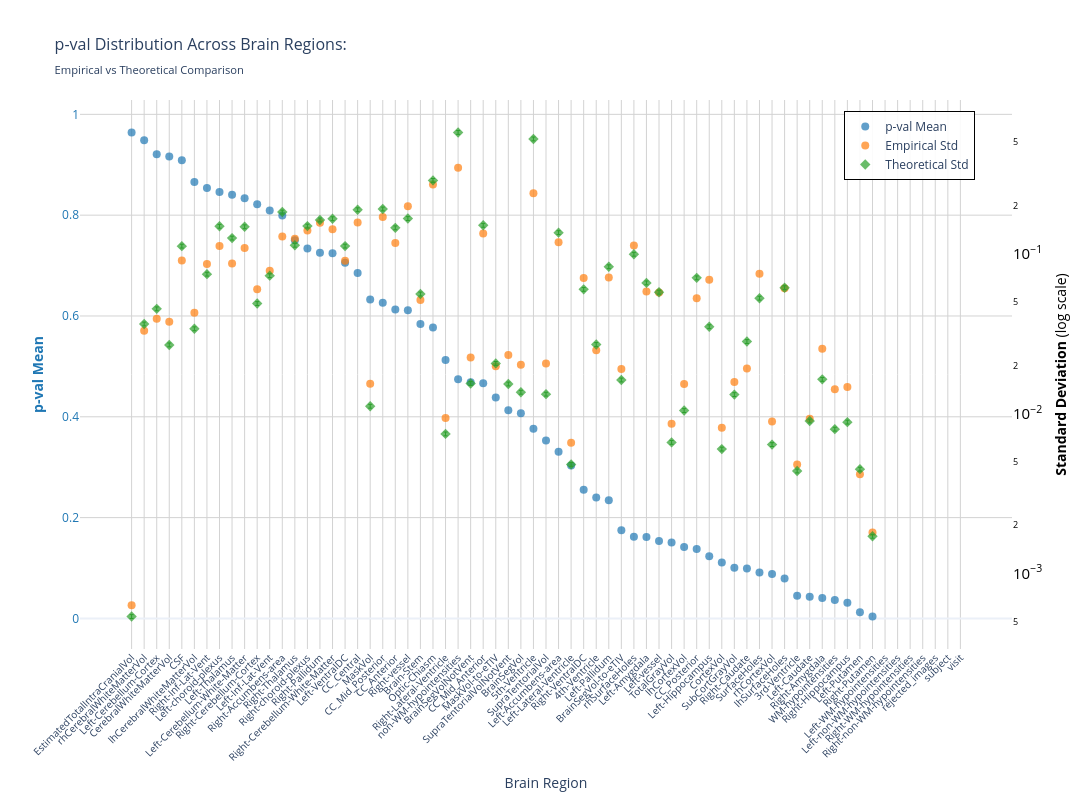
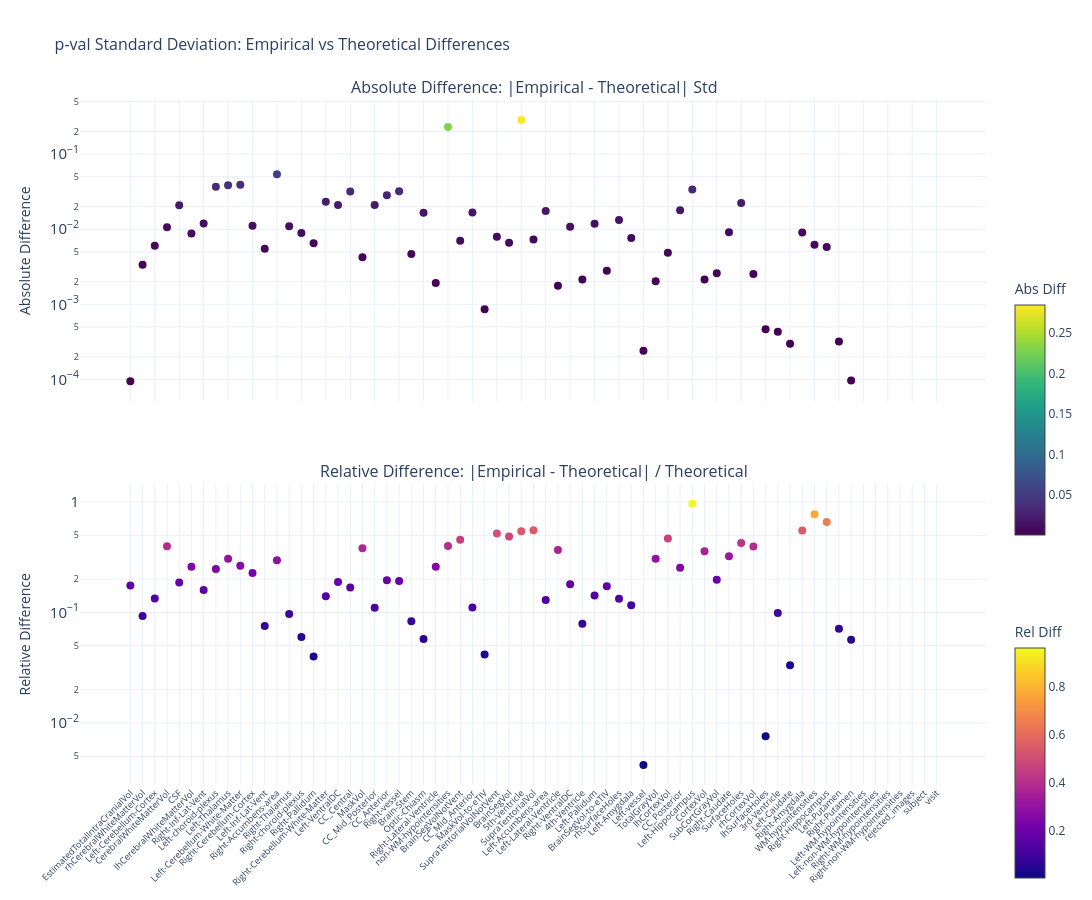

The notebook cell these images were saved under, in order:
### Markdown cell above
### p-value

### Code cell
nu_nav = df_npvr[(df_npvr["timepoint"] == "baseline") & (df_npvr["group"] == "HC-PD")]
data_path = stats_dir / f"partial_correlation_baseline_{METRIC}.parquet"
df, stats = get_test_stats(
    data_path, stat_functions_F, nu_nav, hemisphere=False, study="baseline"
)
show_figure(stats, hemisphere=False, stat_name="p-val", study="baseline", metric=METRIC)

### Figure 1 — Plotly figure (JSON) as saved in the notebook; plotly's stock layout.template omitted (floating-point values rounded to 4 significant figures)
{"data": [{"hovertemplate": "<b>%{x}</b><br>Mean p-val: %{y:.2f}<br><extra></extra>", "marker": {"color": "#1f77b4", "opacity": 0.7, "size": 8}, "mode": "markers", "name": "p-val Mean", "type": "scatter", "x": ["EstimatedTotalIntraCranialVol", "rhCerebralWhiteMatterVol", "Left-Cerebellum-Cortex", "CerebralWhiteMatterVol", "CSF", "lhCerebralWhiteMatterVol", "Right-Inf-Lat-Vent", "Left-choroid-plexus", "Left-Thalamus", "Left-Cerebellum-White-Matter", "Right-Cerebellum-Cortex", "Left-Inf-Lat-Vent", "Right-Accumbens-area", "Right-Thalamus", "Right-choroid-plexus", "Right-Pallidum", "Right-Cerebellum-White-Matter", "Left-VentralDC", "CC_Central", "MaskVol", "CC_Mid_Posterior", "CC_Anterior", "Right-vessel", "Brain-Stem", "Optic-Chiasm", "Right-Lateral-Ventricle", "non-WM-hypointensities", "BrainSegVolNotVent", "CC_Mid_Anterior", "MaskVol-to-eTIV", "SupraTentorialVolNotVent", "BrainSegVol", "5th-Ventricle", "SupraTentorialVol", "Left-Accumbens-area", "Left-Lateral-Ventricle", "Right-VentralDC", "4th-Ventricle", "Left-Pallidum", "BrainSegVol-to-eTIV", "rhSurfaceHoles", "Left-Amygdala", "Left-vessel", "TotalGrayVol", "lhCortexVol", "CC_Posterior", "Left-Hippocampus", "CortexVol", "SubCortGrayVol", "Right-Caudate", "SurfaceHoles", "rhCortexVol", "lhSurfaceHoles", "3rd-Ventricle", "Left-Caudate", "Right-Amygdala", "WM-hypointensities", "Right-Hippocampus", "Left-Putamen", "Right-Putamen", "Left-WM-hypointensities", "Left-non-WM-hypointensities", "Right-WM-hypointensities", "Right-non-WM-hypointensities", "rejected_images", "subject", "visit"], "y": [0.9641, 0.9485, 0.9209, 0.9164, 0.9092, 0.866, 0.8539, 0.8461, 0.8406, 0.8337, 0.8214, 0.8093, 0.7995, 0.7503, 0.7341, 0.7252, 0.7243, 0.7054, 0.6851, 0.6325, 0.626, 0.6126, 0.6112, 0.5842, 0.5774, 0.5125, 0.4746, 0.4685, 0.4664, 0.4381, 0.4129, 0.4069, 0.3764, 0.353, 0.3308, 0.3036, 0.2552, 0.2397, 0.2343, 0.1749, 0.162, 0.1616, 0.1537, 0.1508, 0.1417, 0.1376, 0.1235, 0.111, 0.1005, 0.09882, 0.09129, 0.08802, 0.07902, 0.04475, 0.04295, 0.04062, 0.03657, 0.03117, 0.01206, 0.003722, NaN, NaN, NaN, NaN, NaN, NaN, NaN], "yaxis": "y"}, {"hovertemplate": "<b>%{x}</b><br>Empirical Std: %{y:.3f}<br><extra></extra>", "marker": {"color": "#ff7f0e", "opacity": 0.7, "size": 8, "symbol": "circle"}, "mode": "markers", "name": "Empirical Std", "type": "scatter", "x": ["EstimatedTotalIntraCranialVol", "rhCerebralWhiteMatterVol", "Left-Cerebellum-Cortex", "CerebralWhiteMatterVol", "CSF", "lhCerebralWhiteMatterVol", "Right-Inf-Lat-Vent", "Left-choroid-plexus", "Left-Thalamus", "Left-Cerebellum-White-Matter", "Right-Cerebellum-Cortex", "Left-Inf-Lat-Vent", "Right-Accumbens-area", "Right-Thalamus", "Right-choroid-plexus", "Right-Pallidum", "Right-Cerebellum-White-Matter", "Left-VentralDC", "CC_Central", "MaskVol", "CC_Mid_Posterior", "CC_Anterior", "Right-vessel", "Brain-Stem", "Optic-Chiasm", "Right-Lateral-Ventricle", "non-WM-hypointensities", "BrainSegVolNotVent", "CC_Mid_Anterior", "MaskVol-to-eTIV", "SupraTentorialVolNotVent", "BrainSegVol", "5th-Ventricle", "SupraTentorialVol", "Left-Accumbens-area", "Left-Lateral-Ventricle", "Right-VentralDC", "4th-Ventricle", "Left-Pallidum", "BrainSegVol-to-eTIV", "rhSurfaceHoles", "Left-Amygdala", "Left-vessel", "TotalGrayVol", "lhCortexVol", "CC_Posterior", "Left-Hippocampus", "CortexVol", "SubCortGrayVol", "Right-Caudate", "SurfaceHoles", "rhCortexVol", "lhSurfaceHoles", "3rd-Ventricle", "Left-Caudate", "Right-Amygdala", "WM-hypointensities", "Right-Hippocampus", "Left-Putamen", "Right-Putamen", "Left-WM-hypointensities", "Left-non-WM-hypointensities", "Right-WM-hypointensities", "Right-non-WM-hypointensities", "rejected_images", "subject", "visit"], "y": [0.0006305, 0.03298, 0.03918, 0.03755, 0.0908, 0.04273, 0.08644, 0.112, 0.08699, 0.1086, 0.05991, 0.07846, 0.1284, 0.1241, 0.1401, 0.1564, 0.1425, 0.09062, 0.1569, 0.01535, 0.1697, 0.117, 0.1982, 0.05137, 0.2713, 0.009385, 0.3451, 0.02246, 0.1341, 0.01974, 0.02324, 0.02022, 0.2392, 0.02055, 0.1181, 0.006574, 0.07066, 0.02491, 0.07112, 0.01902, 0.1126, 0.05808, 0.05725, 0.008622, 0.01531, 0.05278, 0.06867, 0.008138, 0.01573, 0.01913, 0.07513, 0.00892, 0.06086, 0.004803, 0.009278, 0.02542, 0.01418, 0.01465, 0.004168, 0.001802, NaN, NaN, NaN, NaN, NaN, NaN, NaN], "yaxis": "y2"}, {"error_y": {"array": [1.502e-05, 0.001019, 0.001267, 0.0007534, 0.003128, 0.0009508, 0.002089, 0.004165, 0.003514, 0.004136, 0.001368, 0.002044, 0.005113, 0.003169, 0.004177, 0.004564, 0.004644, 0.00313, 0.005286, 0.0003113, 0.005345, 0.004073, 0.004655, 0.00157, 0.008067, 0.0002089, 0.01611, 0.0004324, 0.004224, 0.0005772, 0.000429, 0.0003809, 0.01467, 0.0003706, 0.0038, 0.0001346, 0.001678, 0.0007579, 0.002325, 0.0004544, 0.002783, 0.001842, 0.001611, 0.0001849, 0.0002925, 0.00198, 0.0009794, 0.0001679, 0.0003681, 0.000791, 0.001478, 0.0001791, 0.001718, 0.0001224, 0.0002516, 0.0004587, 0.0002237, 0.0002476, 0.0001257, 4.778e-05, NaN, NaN, NaN, NaN, NaN, NaN, NaN], "arrayminus": [1.461e-05, 0.0009903, 0.001232, 0.0007325, 0.003042, 0.0009245, 0.002031, 0.00405, 0.003417, 0.004021, 0.00133, 0.001987, 0.004971, 0.003082, 0.004061, 0.004437, 0.004515, 0.003043, 0.005139, 0.0003027, 0.005197, 0.003961, 0.004526, 0.001526, 0.007843, 0.0002031, 0.01566, 0.0004204, 0.004107, 0.0005612, 0.0004171, 0.0003704, 0.01426, 0.0003603, 0.003695, 0.0001309, 0.001631, 0.0007369, 0.00226, 0.0004418, 0.002706, 0.001791, 0.001566, 0.0001798, 0.0002844, 0.001926, 0.0009523, 0.0001633, 0.0003579, 0.0007691, 0.001437, 0.0001741, 0.001671, 0.000119, 0.0002446, 0.0004459, 0.0002175, 0.0002407, 0.0001222, 4.646e-05, NaN, NaN, NaN, NaN, NaN, NaN, NaN], "color": "#2ca02c", "thickness": 1, "type": "data", "visible": true, "width": 2}, "hovertemplate": "<b>%{x}</b><br>Theoretical Std: %{y:.3f}<br><extra></extra>", "marker": {"color": "#2ca02c", "opacity": 0.7, "size": 8, "symbol": "diamond"}, "mode": "markers", "name": "Theoretical Std", "type": "scatter", "x": ["EstimatedTotalIntraCranialVol", "rhCerebralWhiteMatterVol", "Left-Cerebellum-Cortex", "CerebralWhiteMatterVol", "CSF", "lhCerebralWhiteMatterVol", "Right-Inf-Lat-Vent", "Left-choroid-plexus", "Left-Thalamus", "Left-Cerebellum-White-Matter", "Right-Cerebellum-Cortex", "Left-Inf-Lat-Vent", "Right-Accumbens-area", "Right-Thalamus", "Right-choroid-plexus", "Right-Pallidum", "Right-Cerebellum-White-Matter", "Left-VentralDC", "CC_Central", "MaskVol", "CC_Mid_Posterior", "CC_Anterior", "Right-vessel", "Brain-Stem", "Optic-Chiasm", "Right-Lateral-Ventricle", "non-WM-hypointensities", "BrainSegVolNotVent", "CC_Mid_Anterior", "MaskVol-to-eTIV", "SupraTentorialVolNotVent", "BrainSegVol", "5th-Ventricle", "SupraTentorialVol", "Left-Accumbens-area", "Left-Lateral-Ventricle", "Right-VentralDC", "4th-Ventricle", "Left-Pallidum", "BrainSegVol-to-eTIV", "rhSurfaceHoles", "Left-Amygdala", "Left-vessel", "TotalGrayVol", "lhCortexVol", "CC_Posterior", "Left-Hippocampus", "CortexVol", "SubCortGrayVol", "Right-Caudate", "SurfaceHoles", "rhCortexVol", "lhSurfaceHoles", "3rd-Ventricle", "Left-Caudate", "Right-Amygdala", "WM-hypointensities", "Right-Hippocampus", "Left-Putamen", "Right-Putamen", "Left-WM-hypointensities", "Left-non-WM-hypointensities", "Right-WM-hypointensities", "Right-non-WM-hypointensities", "rejected_images", "subject", "visit"], "y": [0.0005363, 0.03635, 0.04523, 0.02689, 0.1117, 0.03394, 0.07455, 0.1487, 0.1254, 0.1476, 0.04881, 0.07295, 0.1825, 0.1131, 0.1491, 0.1629, 0.1657, 0.1117, 0.1887, 0.01111, 0.1908, 0.1454, 0.1662, 0.05603, 0.2879, 0.007457, 0.5748, 0.01543, 0.1508, 0.0206, 0.01531, 0.0136, 0.5235, 0.01323, 0.1356, 0.004804, 0.05989, 0.02705, 0.08297, 0.01622, 0.09934, 0.06574, 0.05749, 0.0066, 0.01044, 0.07069, 0.03496, 0.005993, 0.01314, 0.02823, 0.05275, 0.006392, 0.06133, 0.00437, 0.008979, 0.01637, 0.007986, 0.008838, 0.004487, 0.001705, NaN, NaN, NaN, NaN, NaN, NaN, NaN], "yaxis": "y2"}], "layout": {"height": 800, "hovermode": "x", "legend": {"bgcolor": "rgba(255, 255, 255, 0.9)", "bordercolor": "black", "borderwidth": 1, "font": {"size": 12}, "orientation": "v", "x": 0.82, "y": 0.98}, "title": {"font": {"size": 16}, "text": "p-val Distribution Across Brain Regions:<br><sub>Empirical vs Theoretical Comparison</sub>"}, "width": 1400, "xaxis": {"gridcolor": "lightgray", "showgrid": true, "tickangle": -45, "tickfont": {"size": 10}, "title": {"text": "Brain Region"}}, "yaxis": {"gridcolor": "lightgray", "showgrid": true, "side": "left", "tickfont": {"color": "#1f77b4"}, "title": {"font": {"color": "#1f77b4"}, "text": "<b>p-val Mean</b>"}}, "yaxis2": {"exponentformat": "power", "overlaying": "y", "showgrid": false, "side": "right", "tickfont": {"color": "black"}, "title": {"font": {"color": "black"}, "text": "<b>Standard Deviation</b> (log scale)"}, "type": "log"}}}

### Figure 2 — Plotly figure (JSON) as saved in the notebook; plotly's stock layout.template omitted (floating-point values rounded to 4 significant figures)
{"data": [{"hovertemplate": "<b>%{x}</b><br>Abs Diff: %{y:.4f}<br><extra></extra>", "marker": {"color": [9.428e-05, 0.003374, 0.006043, 0.01066, 0.02085, 0.008794, 0.01189, 0.03668, 0.03843, 0.03901, 0.0111, 0.005503, 0.05403, 0.01098, 0.008942, 0.006498, 0.02322, 0.0211, 0.03177, 0.004238, 0.02109, 0.02841, 0.03207, 0.004662, 0.01659, 0.001928, 0.2297, 0.007024, 0.01668, 0.0008586, 0.007931, 0.006625, 0.2843, 0.007324, 0.01755, 0.00177, 0.01077, 0.002143, 0.01185, 0.002804, 0.01322, 0.007658, 0.0002401, 0.002022, 0.004869, 0.0179, 0.03372, 0.002145, 0.002593, 0.009102, 0.02238, 0.002527, 0.0004662, 0.0004325, 0.0002995, 0.009046, 0.00619, 0.005815, 0.0003195, 9.672e-05, NaN, NaN, NaN, NaN, NaN, NaN, NaN], "colorbar": {"len": 0.4, "title": {"text": "Abs Diff"}, "y": 0.75, "yanchor": "top"}, "colorscale": [[0, "#440154"], [0.1111, "#482878"], [0.2222, "#3e4989"], [0.3333, "#31688e"], [0.4444, "#26828e"], [0.5556, "#1f9e89"], [0.6667, "#35b779"], [0.7778, "#6ece58"], [0.8889, "#b5de2b"], [1, "#fde725"]], "showscale": true, "size": 8}, "mode": "markers", "name": "Absolute", "type": "scatter", "x": ["EstimatedTotalIntraCranialVol", "rhCerebralWhiteMatterVol", "Left-Cerebellum-Cortex", "CerebralWhiteMatterVol", "CSF", "lhCerebralWhiteMatterVol", "Right-Inf-Lat-Vent", "Left-choroid-plexus", "Left-Thalamus", "Left-Cerebellum-White-Matter", "Right-Cerebellum-Cortex", "Left-Inf-Lat-Vent", "Right-Accumbens-area", "Right-Thalamus", "Right-choroid-plexus", "Right-Pallidum", "Right-Cerebellum-White-Matter", "Left-VentralDC", "CC_Central", "MaskVol", "CC_Mid_Posterior", "CC_Anterior", "Right-vessel", "Brain-Stem", "Optic-Chiasm", "Right-Lateral-Ventricle", "non-WM-hypointensities", "BrainSegVolNotVent", "CC_Mid_Anterior", "MaskVol-to-eTIV", "SupraTentorialVolNotVent", "BrainSegVol", "5th-Ventricle", "SupraTentorialVol", "Left-Accumbens-area", "Left-Lateral-Ventricle", "Right-VentralDC", "4th-Ventricle", "Left-Pallidum", "BrainSegVol-to-eTIV", "rhSurfaceHoles", "Left-Amygdala", "Left-vessel", "TotalGrayVol", "lhCortexVol", "CC_Posterior", "Left-Hippocampus", "CortexVol", "SubCortGrayVol", "Right-Caudate", "SurfaceHoles", "rhCortexVol", "lhSurfaceHoles", "3rd-Ventricle", "Left-Caudate", "Right-Amygdala", "WM-hypointensities", "Right-Hippocampus", "Left-Putamen", "Right-Putamen", "Left-WM-hypointensities", "Left-non-WM-hypointensities", "Right-WM-hypointensities", "Right-non-WM-hypointensities", "rejected_images", "subject", "visit"], "xaxis": "x", "y": [9.428e-05, 0.003374, 0.006043, 0.01066, 0.02085, 0.008794, 0.01189, 0.03668, 0.03843, 0.03901, 0.0111, 0.005503, 0.05403, 0.01098, 0.008942, 0.006498, 0.02322, 0.0211, 0.03177, 0.004238, 0.02109, 0.02841, 0.03207, 0.004662, 0.01659, 0.001928, 0.2297, 0.007024, 0.01668, 0.0008586, 0.007931, 0.006625, 0.2843, 0.007324, 0.01755, 0.00177, 0.01077, 0.002143, 0.01185, 0.002804, 0.01322, 0.007658, 0.0002401, 0.002022, 0.004869, 0.0179, 0.03372, 0.002145, 0.002593, 0.009102, 0.02238, 0.002527, 0.0004662, 0.0004325, 0.0002995, 0.009046, 0.00619, 0.005815, 0.0003195, 9.672e-05, NaN, NaN, NaN, NaN, NaN, NaN, NaN], "yaxis": "y"}, {"hovertemplate": "<b>%{x}</b><br>Rel Diff: %{y:.2%}<br><extra></extra>", "marker": {"color": [0.1758, 0.09281, 0.1336, 0.3966, 0.1867, 0.2591, 0.1594, 0.2467, 0.3064, 0.2643, 0.2274, 0.07543, 0.2961, 0.09704, 0.05997, 0.03989, 0.1401, 0.1888, 0.1684, 0.3815, 0.1105, 0.1954, 0.193, 0.0832, 0.05762, 0.2586, 0.3996, 0.4552, 0.1106, 0.04167, 0.518, 0.4873, 0.5431, 0.5538, 0.1294, 0.3683, 0.1799, 0.07923, 0.1428, 0.1729, 0.1331, 0.1165, 0.004176, 0.3064, 0.4663, 0.2533, 0.9646, 0.3579, 0.1974, 0.3224, 0.4244, 0.3953, 0.007601, 0.09897, 0.03335, 0.5526, 0.7751, 0.658, 0.0712, 0.05671, NaN, NaN, NaN, NaN, NaN, NaN, NaN], "colorbar": {"len": 0.4, "title": {"text": "Rel Diff"}, "y": 0.25, "yanchor": "top"}, "colorscale": [[0, "#0d0887"], [0.1111, "#46039f"], [0.2222, "#7201a8"], [0.3333, "#9c179e"], [0.4444, "#bd3786"], [0.5556, "#d8576b"], [0.6667, "#ed7953"], [0.7778, "#fb9f3a"], [0.8889, "#fdca26"], [1, "#f0f921"]], "showscale": true, "size": 8}, "mode": "markers", "name": "Relative", "type": "scatter", "x": ["EstimatedTotalIntraCranialVol", "rhCerebralWhiteMatterVol", "Left-Cerebellum-Cortex", "CerebralWhiteMatterVol", "CSF", "lhCerebralWhiteMatterVol", "Right-Inf-Lat-Vent", "Left-choroid-plexus", "Left-Thalamus", "Left-Cerebellum-White-Matter", "Right-Cerebellum-Cortex", "Left-Inf-Lat-Vent", "Right-Accumbens-area", "Right-Thalamus", "Right-choroid-plexus", "Right-Pallidum", "Right-Cerebellum-White-Matter", "Left-VentralDC", "CC_Central", "MaskVol", "CC_Mid_Posterior", "CC_Anterior", "Right-vessel", "Brain-Stem", "Optic-Chiasm", "Right-Lateral-Ventricle", "non-WM-hypointensities", "BrainSegVolNotVent", "CC_Mid_Anterior", "MaskVol-to-eTIV", "SupraTentorialVolNotVent", "BrainSegVol", "5th-Ventricle", "SupraTentorialVol", "Left-Accumbens-area", "Left-Lateral-Ventricle", "Right-VentralDC", "4th-Ventricle", "Left-Pallidum", "BrainSegVol-to-eTIV", "rhSurfaceHoles", "Left-Amygdala", "Left-vessel", "TotalGrayVol", "lhCortexVol", "CC_Posterior", "Left-Hippocampus", "CortexVol", "SubCortGrayVol", "Right-Caudate", "SurfaceHoles", "rhCortexVol", "lhSurfaceHoles", "3rd-Ventricle", "Left-Caudate", "Right-Amygdala", "WM-hypointensities", "Right-Hippocampus", "Left-Putamen", "Right-Putamen", "Left-WM-hypointensities", "Left-non-WM-hypointensities", "Right-WM-hypointensities", "Right-non-WM-hypointensities", "rejected_images", "subject", "visit"], "xaxis": "x2", "y": [0.1758, 0.09281, 0.1336, 0.3966, 0.1867, 0.2591, 0.1594, 0.2467, 0.3064, 0.2643, 0.2274, 0.07543, 0.2961, 0.09704, 0.05997, 0.03989, 0.1401, 0.1888, 0.1684, 0.3815, 0.1105, 0.1954, 0.193, 0.0832, 0.05762, 0.2586, 0.3996, 0.4552, 0.1106, 0.04167, 0.518, 0.4873, 0.5431, 0.5538, 0.1294, 0.3683, 0.1799, 0.07923, 0.1428, 0.1729, 0.1331, 0.1165, 0.004176, 0.3064, 0.4663, 0.2533, 0.9646, 0.3579, 0.1974, 0.3224, 0.4244, 0.3953, 0.007601, 0.09897, 0.03335, 0.5526, 0.7751, 0.658, 0.0712, 0.05671, NaN, NaN, NaN, NaN, NaN, NaN, NaN], "yaxis": "y2"}], "layout": {"annotations": [{"font": {"size": 16}, "showarrow": false, "text": "Absolute Difference: |Empirical - Theoretical| Std", "x": 0.5, "xanchor": "center", "xref": "paper", "y": 1, "yanchor": "bottom", "yref": "paper"}, {"font": {"size": 16}, "showarrow": false, "text": "Relative Difference: |Empirical - Theoretical| / Theoretical", "x": 0.5, "xanchor": "center", "xref": "paper", "y": 0.44, "yanchor": "bottom", "yref": "paper"}], "height": 900, "hovermode": "x unified", "showlegend": false, "title": {"font": {"size": 16}, "text": "p-val Standard Deviation: Empirical vs Theoretical Differences"}, "width": 1400, "xaxis": {"anchor": "y", "domain": [0, 1], "showticklabels": false}, "xaxis2": {"anchor": "y2", "domain": [0, 1], "tickangle": -45, "tickfont": {"size": 9}}, "yaxis": {"anchor": "x", "domain": [0.56, 1], "exponentformat": "power", "title": {"text": "Absolute Difference"}, "type": "log"}, "yaxis2": {"anchor": "x2", "domain": [0, 0.44], "exponentformat": "power", "title": {"text": "Relative Difference"}, "type": "log"}}}
